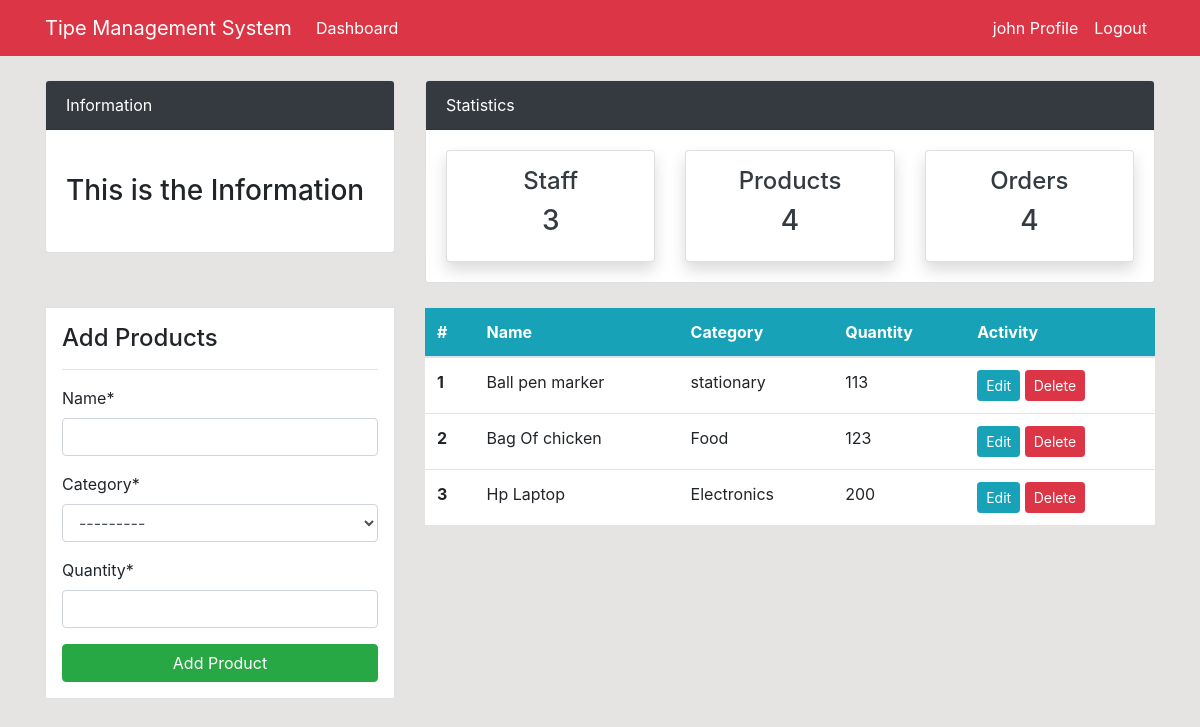
The app's page /product/ (signed in), older data.
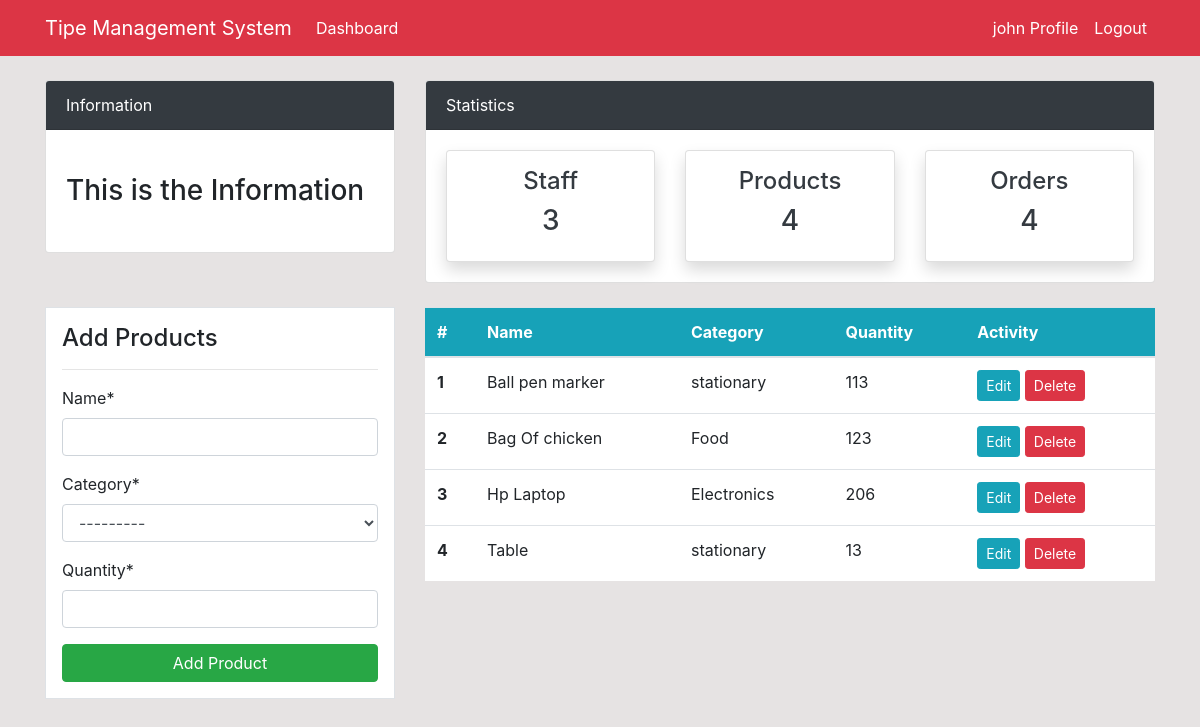
The same page, newer data.
### dashboard/models.py (models this page shows, shortened)
class Product(models.Model):
    name = models.CharField(max_length=25,null=True)
    category = models.CharField(max_length=25,choices=CATEGORY,null=True)
    quantity = models.PositiveBigIntegerField(null=True)
    class Meta:
        verbose_name_plural = 'Staff Product'

### dashboard/views.py (the view)
# urls.py: path('product/',views.product , name="product"),
@login_required(login_url = 'account:login')
def product(request):
    count = 1
    items = Product.objects.all() # Using ORM
    workers_count = User.objects.all().count()
    if request.method == 'POST':
        form = ProductForm(request.POST)
        if form.is_valid():
            form.save()
            product_name = form.cleaned_data.get('name')
            messages.success(request, f'{product_name} has been added!')
            return redirect(request.path)
    else:
        form = ProductForm()
    context = {
        'items':items,
        'form':form,
        'count':count,
        'workers_count': workers_count
    }
    return render(request , 'dashboard/product.html',context)

### dashboard/forms.py
class ProductForm(forms.ModelForm):
    class Meta:
        model = Product
        fields = '__all__'

### templates/dashboard/product.html (shortened to what this page needs)
{% extends 'base.html' %}
{% load crispy_forms_tags %}
{% block content %}
{% include 'partials/topnav.html' %}
<div class="container">
    <div class="row my-4">
        <div class="col-md-4">
            <div class="border bg-white p-3">
                <h4>Add Products</h4>
                <hr>
                <form method="POST">
                    {{ form|crispy  }}
                    <input class="btn btn-success btn-block" type="submit" value="Add Product">
                </form>
            </div>
        </div>
        <div class="col-md-8">
            <table class="table bg-white">
                <thead class="bg-info">
                    <tr class="text-white">
                        <th scope="col">#</th>
                        <th scope="col">Name</th>
                        <th scope="col">Category</th>
                        <th scope="col">Quantity</th>
                        <th scope="col">Activity</th>
                    </tr>
                </thead>
                <tbody>
                    {% for item in items %}
                    <tr>
                        <th scope="row">{{forloop.counter}}</th>
                        <td>{{ item.name }}</td>
                        <td>{{ item.category }}</td>
                        <td>{{ item.quantity }}</td>
                        <td>
                            <a class="btn btn-info btn-sm" href="{% url 'dashboard:product_update' item.id %}">Edit</a>
                            <a class="btn btn-danger btn-sm" href="{% url 'dashboard:product_delete' item.id %}">Delete</a>
                        </td>
                    </tr>
                   {% endfor %}
                </tbody>
            </table>
        </div>
    </div>
</div>
{% endblock %}

Row changes from the older to the newer data that the page shows:
changed Product "Hp Laptop": quantity "200" → "206"
added Product: name "Table", category "stationary", quantity "13"
